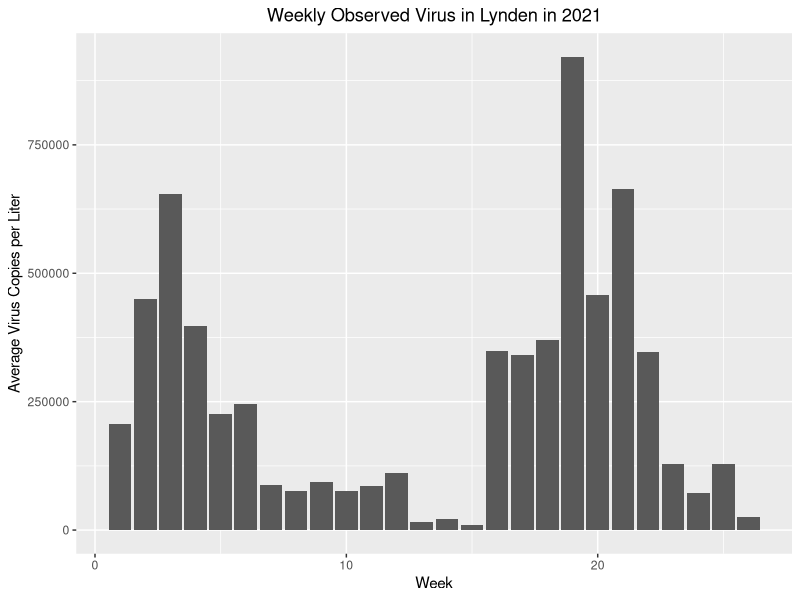
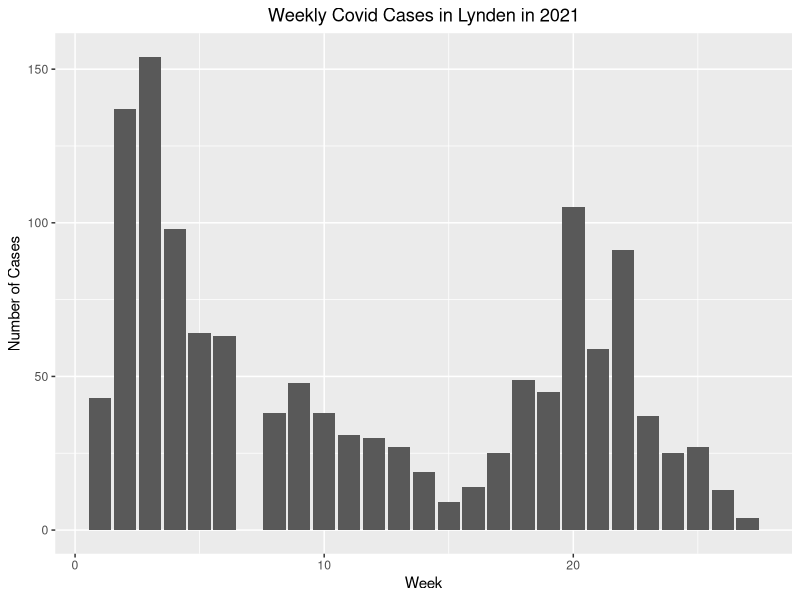
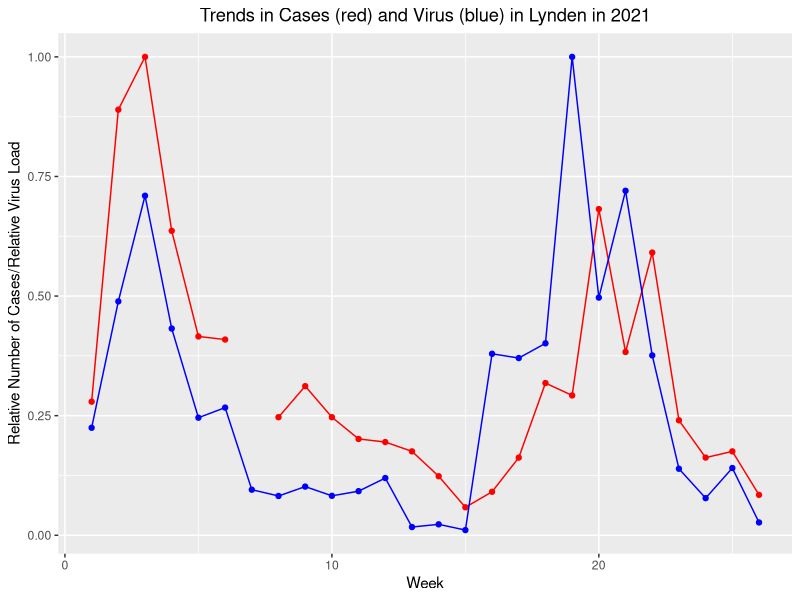
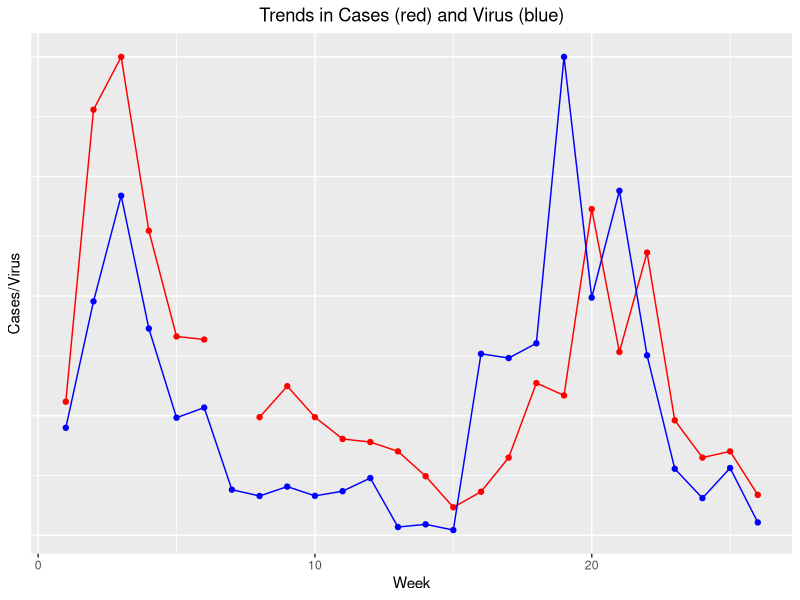
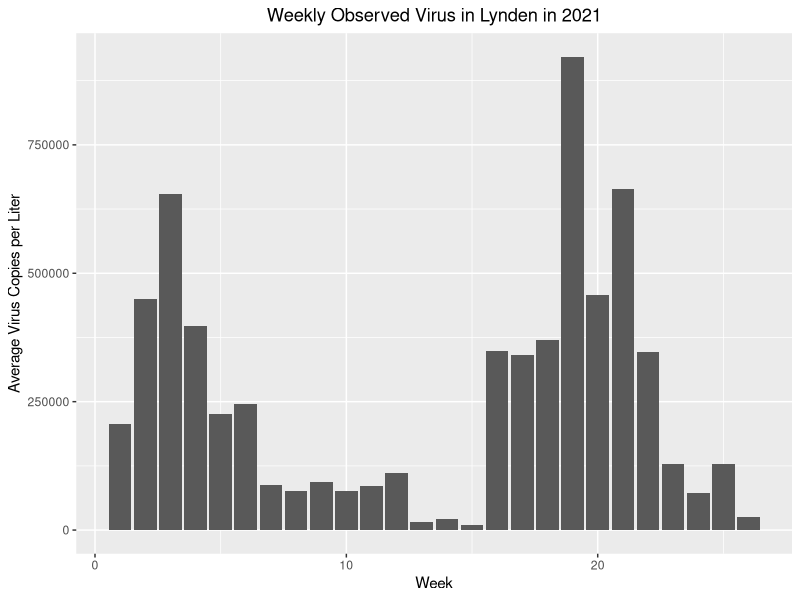
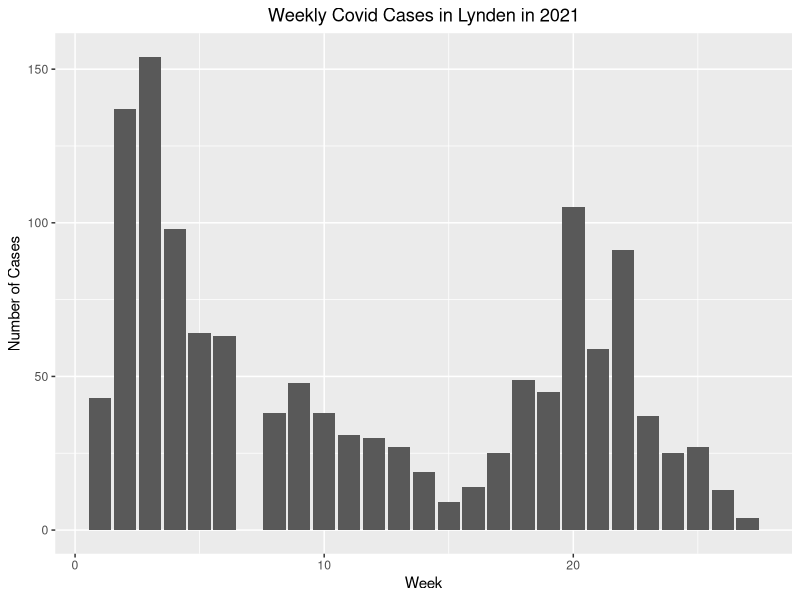
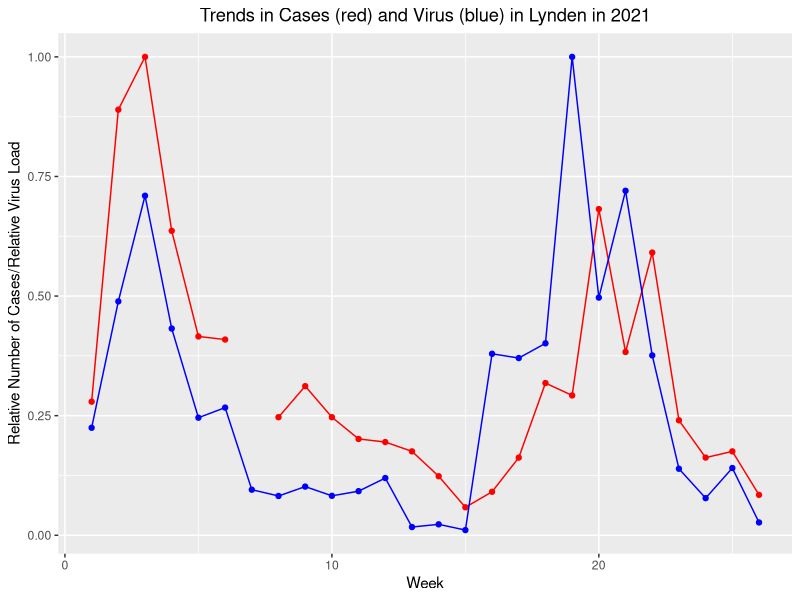
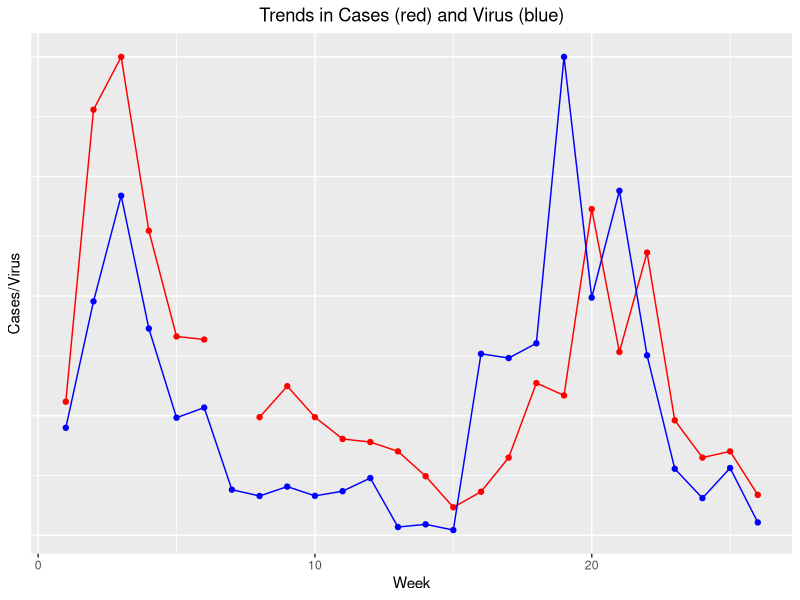

Here is the R script that generated these plots, in order:
library(tidyverse)

# read in dataset 
lynden_dat <- readxl::read_excel("lynden_data_modified.xlsx",
                                 col_names = TRUE)[,-c(3:5)]
colnames(lynden_dat) <- c("date", "virus_per_liter", "weekly_cases", "count_2_week",
                          "county_cum_count", "county_1_week_increase")

# fix date 
lynden_dat$date <- as.Date(lynden_dat$date, origin = "1899-12-30")
lynden_dat$week <- lubridate::isoweek(lynden_dat$date) # define week starting on a Monday
lynden_dat$year <- lubridate::year(lynden_dat$date)
# correct year for 2nd and 96th observations, they are miscoded in original dataset as 2021 
lynden_dat$year[2] <- 2020
lynden_dat$year[96] <- 2020

# make dataset for wastewater 
waste_dat <- lynden_dat %>% 
  select(c(date, virus_per_liter, week, year))
waste_dat <- waste_dat[!is.na(waste_dat$virus_per_liter), ]
waste_dat_21 <- waste_dat %>% filter(year == 2021) %>% select(-year)
# check how many observations per week in 2021 dataset 
weekly_obs <- waste_dat_21 %>% 
  group_by(week) %>%
  summarise(count = n())
# need to find out eventually how to define week! 
# for now, do M-Su, scale sum of wastewater by number of observations in that week
weekly_waste <- waste_dat_21 %>%
  filter(week != 53) %>%
  group_by(week) %>%
  mutate(obs_num = n()) %>% 
  summarise(virus_in_week = sum(virus_per_liter),
            virus_normed = virus_in_week/obs_num) %>%
  unique()
ggplot(weekly_waste, aes(x = week, y = virus_normed)) + 
  geom_bar(stat = "identity") + 
  xlab("Week") + 
  ylab("Average Virus Copies per Liter") + 
  ggtitle("Weekly Observed Virus in Lynden in 2021") + 
  theme(plot.title = element_text(hjust = 0.5))
ggsave("virus_bar.png")

# make dataset for lynden cases 
lynden_case_dat <- lynden_dat %>% 
  select(c(date, weekly_cases, week, year))
lynden_case_dat$week <- lubridate::week(lynden_case_dat$date)
lynden_case_dat <- lynden_case_dat[!is.na(lynden_case_dat$weekly_cases), ]
lynden_case_dat_21 <- lynden_case_dat %>% filter(year == 2021) %>% select(-c(year))  
lynden_case_dat_21 <- rbind(lynden_case_dat_21, c(NA, 7)) %>%
  arrange(week, desc = F)
ggplot(lynden_case_dat_21, aes(x = week, y = weekly_cases)) + 
  geom_bar(stat = "identity") + 
  xlab("Week") + 
  ylab("Number of Cases") + 
  ggtitle("Weekly Covid Cases in Lynden in 2021") + 
  theme(plot.title = element_text(hjust = 0.5))
ggsave("cases_bar.png")

# plot time series for cases and wastewater on same axes
weekly_dat <- full_join(weekly_waste, lynden_case_dat_21, by = "week") %>%
  select(-date) %>%
  filter(week != 27)
weekly_dat$rel_cases <- weekly_dat$weekly_cases/max(weekly_dat$weekly_cases, na.rm = T)  
weekly_dat$rel_virus <- weekly_dat$virus_normed/max(weekly_dat$virus_normed, na.rm = T)
trends_plot <- ggplot(weekly_dat, aes(x = week, y = rel_cases)) + 
  geom_line(color = "red") + 
  geom_point(color = "red") + 
  geom_line(aes(y = rel_virus), color = "blue") + 
  geom_point(aes(y = rel_virus), color = "blue") + 
  xlab("Week") + 
  ylab("Relative Number of Cases/Relative Virus Load") + 
  ggtitle("Trends in Cases (red) and Virus (blue) in Lynden in 2021") + 
  theme(plot.title = element_text(hjust = 0.5))
trends_plot
ggsave("trends.png")
trends_plot +  
  ylab("Cases/Virus") + 
  theme(axis.text.y = element_blank(),
        axis.ticks.y = element_blank()) + 
  ggtitle("Trends in Cases (red) and Virus (blue)")
ggsave("simple_trends.png")
